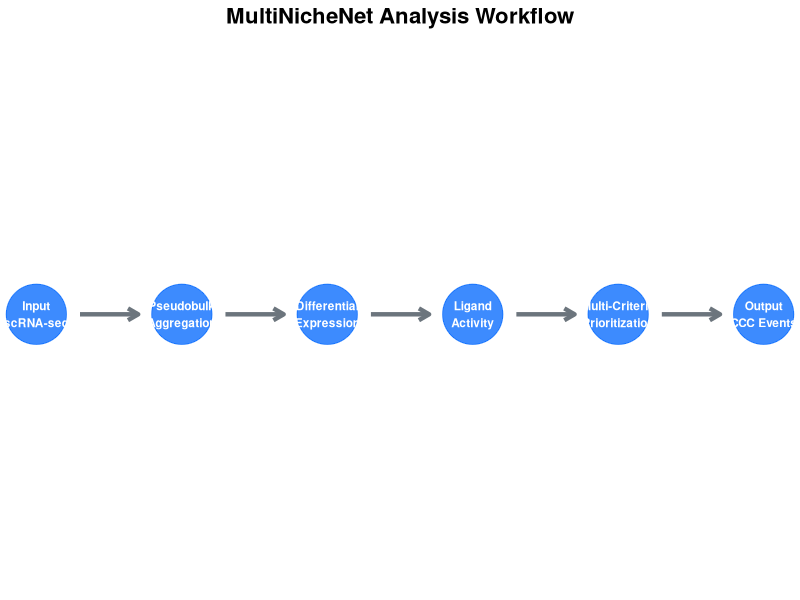
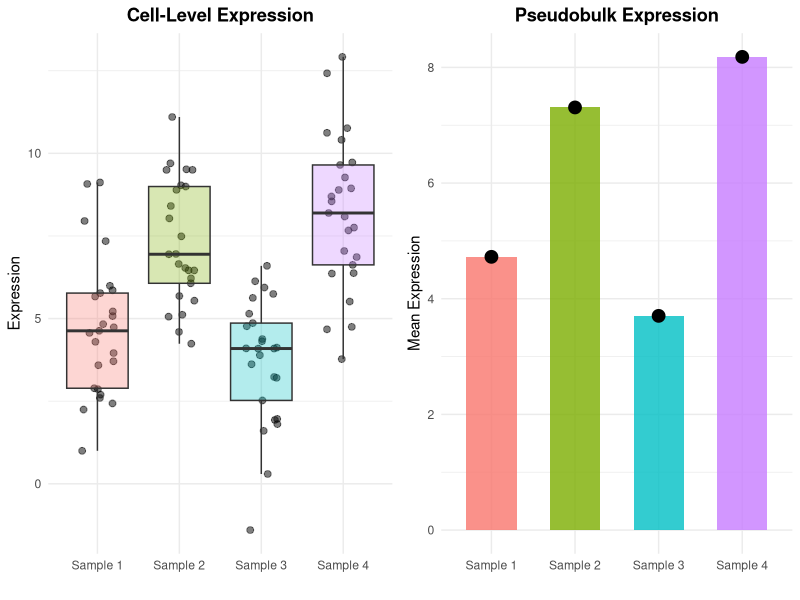
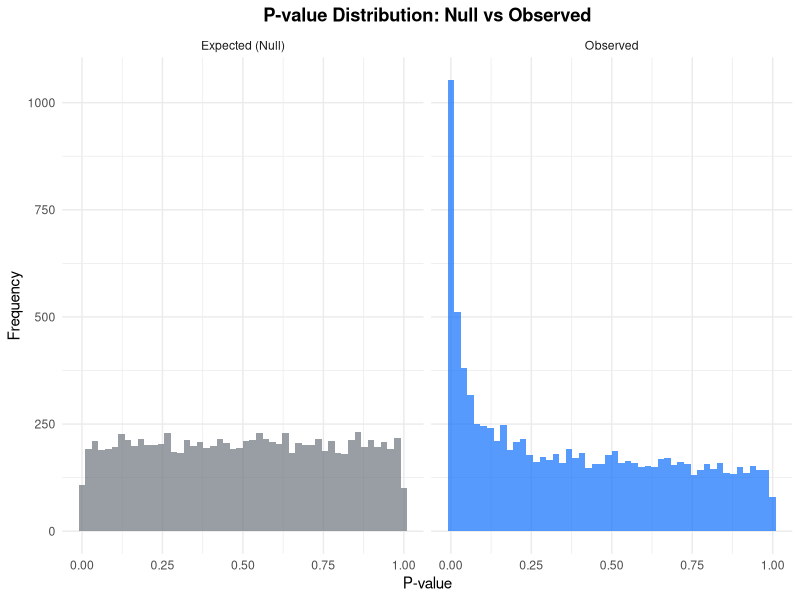
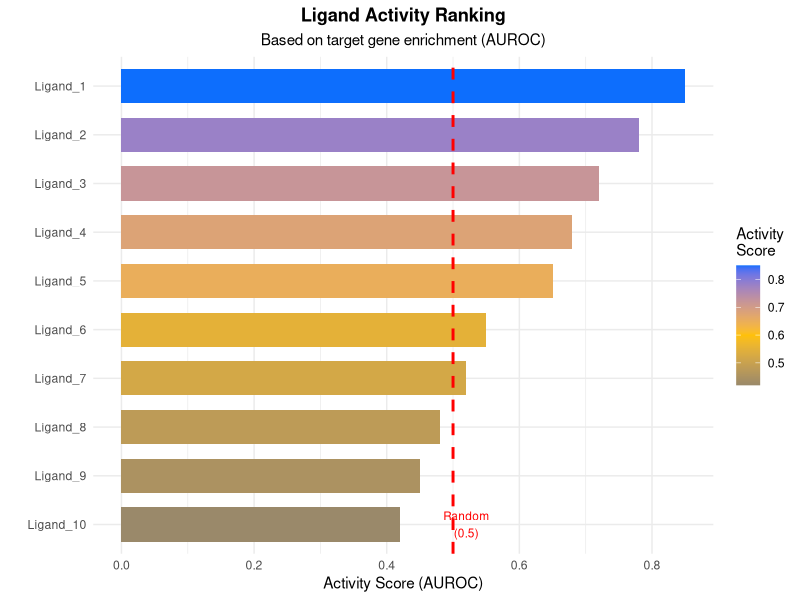
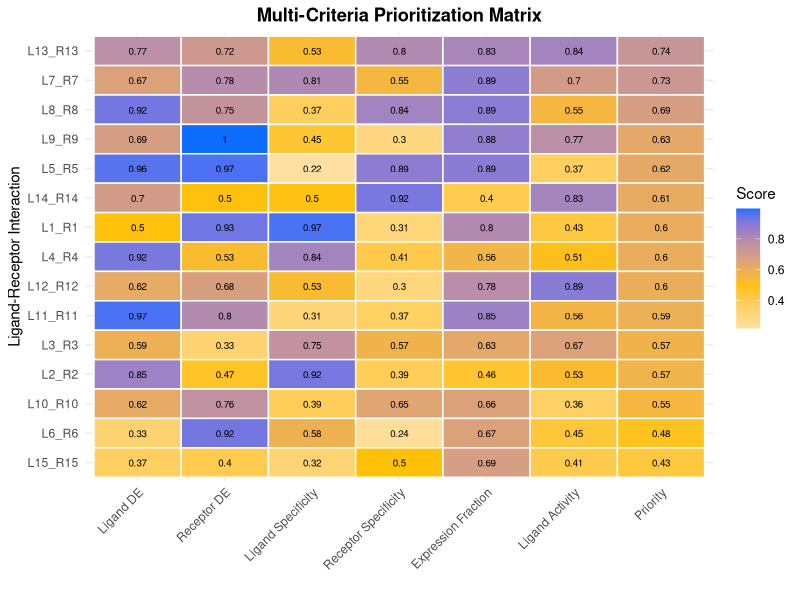
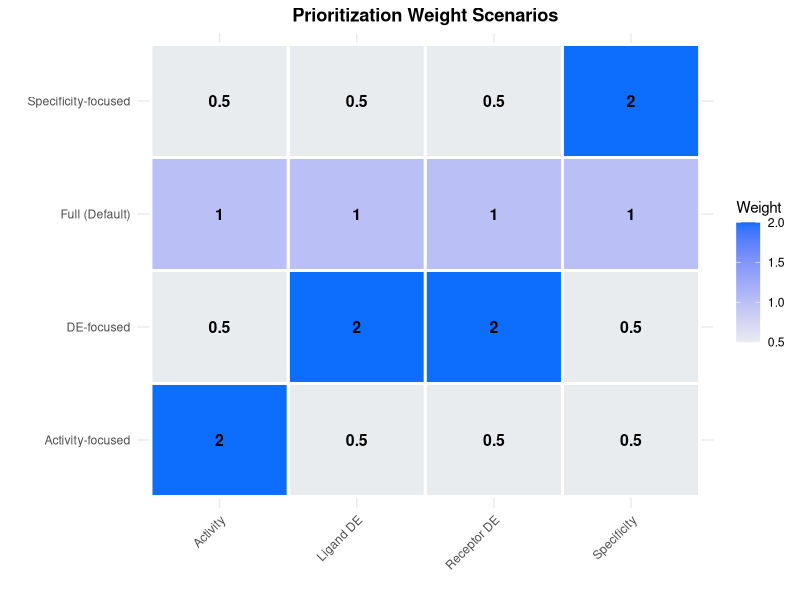
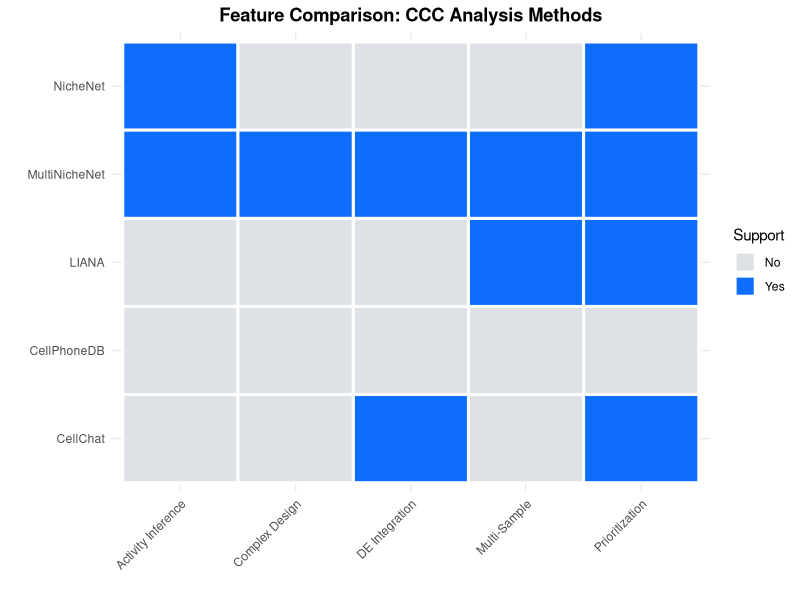

The R source for these figures, in order:
## ---- chunk 1
knitr::opts_chunk$set(
  collapse = TRUE,
  comment = "#>",
  fig.width = 10,
  fig.height = 8,
  warning = FALSE,
  message = FALSE,
  echo = FALSE
)
library(ggplot2)
library(dplyr)
## ---- chunk 2
# Create workflow diagram
library(ggplot2)

workflow_data <- data.frame(
  step = c("Input\nscRNA-seq", "Pseudobulk\nAggregation", "Differential\nExpression", 
           "Ligand\nActivity", "Multi-Criteria\nPrioritization", "Output\nCCC Events"),
  x = 1:6,
  y = rep(1, 6)
)

ggplot(workflow_data, aes(x = x, y = y)) +
  geom_point(size = 20, color = "#0d6efd", alpha = 0.8) +
  geom_text(aes(label = step), size = 3, fontface = "bold", color = "white") +
  geom_segment(aes(x = x + 0.3, xend = x + 0.7, y = y, yend = y),
               data = workflow_data[1:5,],
               arrow = arrow(length = unit(0.3, "cm")),
               color = "#6c757d", linewidth = 1.5) +
  theme_void() +
  labs(title = "MultiNicheNet Analysis Workflow") +
  theme(plot.title = element_text(hjust = 0.5, size = 16, face = "bold"))
## ---- chunk 3
comparison_df <- data.frame(
  Aspect = c("Statistical Unit", "Sample Variability", "False Positive Rate", 
             "Complex Designs", "Batch Effects"),
  `Cell-Level` = c("Individual cells", "Ignored", "Inflated", "Limited", "Problematic"),
  `Sample-Level (MultiNicheNet)` = c("Samples/patients", "Properly modeled", "Controlled", 
                                      "Fully supported", "Can be corrected"),
  check.names = FALSE
)

knitr::kable(comparison_df, caption = "Comparison of Cell-Level vs Sample-Level Analysis")
## ---- chunk 4
set.seed(42)

# Simulate cell-level data
n_cells <- 100
cell_data <- data.frame(
  x = rnorm(n_cells, 0, 1),
  y = rnorm(n_cells, 0, 1),
  sample = rep(c("Sample 1", "Sample 2", "Sample 3", "Sample 4"), each = 25),
  expression = c(rnorm(25, 5, 2), rnorm(25, 7, 2), rnorm(25, 4, 2), rnorm(25, 8, 2))
)

# Create pseudobulk
pb_data <- cell_data %>%
  group_by(sample) %>%
  summarize(mean_expr = mean(expression), .groups = "drop")

p1 <- ggplot(cell_data, aes(x = sample, y = expression, fill = sample)) +
  geom_jitter(width = 0.2, alpha = 0.5, size = 2) +
  geom_boxplot(alpha = 0.3, outlier.shape = NA) +
  theme_minimal() +
  labs(title = "Cell-Level Expression", y = "Expression", x = "") +
  theme(legend.position = "none",
        plot.title = element_text(hjust = 0.5, face = "bold"))

p2 <- ggplot(pb_data, aes(x = sample, y = mean_expr, fill = sample)) +
  geom_col(alpha = 0.8, width = 0.6) +
  geom_point(size = 4, color = "black") +
  theme_minimal() +
  labs(title = "Pseudobulk Expression", y = "Mean Expression", x = "") +
  theme(legend.position = "none",
        plot.title = element_text(hjust = 0.5, face = "bold"))

gridExtra::grid.arrange(p1, p2, ncol = 2)
## ---- chunk 5
set.seed(123)

# Simulate p-value distributions
null_dist <- rbeta(10000, 1, 1)  # Uniform under null
observed_dist <- c(rbeta(7000, 1, 1), rbeta(3000, 0.3, 2))  # Mix of null and signal

df_pvals <- data.frame(
  pvalue = c(null_dist, observed_dist),
  type = rep(c("Expected (Null)", "Observed"), each = 10000)
)

ggplot(df_pvals, aes(x = pvalue, fill = type)) +
  geom_histogram(bins = 50, alpha = 0.7, position = "identity") +
  facet_wrap(~type) +
  theme_minimal() +
  labs(title = "P-value Distribution: Null vs Observed",
       x = "P-value", y = "Frequency") +
  theme(legend.position = "none",
        plot.title = element_text(hjust = 0.5, face = "bold")) +
  scale_fill_manual(values = c("#6c757d", "#0d6efd"))
## ---- chunk 6
set.seed(42)

# Simulate ligand activity data
ligands <- paste0("Ligand_", 1:10)
activity_scores <- c(0.85, 0.78, 0.72, 0.68, 0.65, 0.55, 0.52, 0.48, 0.45, 0.42)
n_targets <- c(150, 120, 100, 90, 85, 60, 55, 50, 45, 40)

ligand_df <- data.frame(
  ligand = factor(ligands, levels = rev(ligands)),
  activity = activity_scores,
  targets = n_targets
)

ggplot(ligand_df, aes(x = activity, y = ligand, fill = activity)) +
  geom_col(width = 0.7) +
  geom_vline(xintercept = 0.5, linetype = "dashed", color = "red", linewidth = 1) +
  scale_fill_gradient2(low = "#6c757d", mid = "#ffc107", high = "#0d6efd", 
                       midpoint = 0.6, name = "Activity\nScore") +
  theme_minimal() +
  labs(title = "Ligand Activity Ranking",
       subtitle = "Based on target gene enrichment (AUROC)",
       x = "Activity Score (AUROC)", y = "") +
  theme(plot.title = element_text(hjust = 0.5, face = "bold"),
        plot.subtitle = element_text(hjust = 0.5)) +
  annotate("text", x = 0.52, y = 1, label = "Random\n(0.5)", color = "red", size = 3)
## ---- chunk 7
set.seed(123)

# Simulate prioritization scores
n_interactions <- 15
interactions <- paste0("L", 1:n_interactions, "_R", 1:n_interactions)

criteria_matrix <- data.frame(
  interaction = interactions,
  `Ligand DE` = runif(n_interactions, 0.3, 1),
  `Receptor DE` = runif(n_interactions, 0.3, 1),
  `Ligand Specificity` = runif(n_interactions, 0.2, 1),
  `Receptor Specificity` = runif(n_interactions, 0.2, 1),
  `Expression Fraction` = runif(n_interactions, 0.4, 1),
  `Ligand Activity` = runif(n_interactions, 0.3, 0.9),
  check.names = FALSE
)

# Calculate priority score
criteria_matrix$Priority <- apply(criteria_matrix[,-1], 1, function(x) prod(x^(1/6)))
criteria_matrix <- criteria_matrix %>% arrange(desc(Priority))
criteria_matrix$interaction <- factor(criteria_matrix$interaction, 
                                       levels = rev(criteria_matrix$interaction))

# Reshape for plotting
library(tidyr)
criteria_long <- criteria_matrix %>%
  pivot_longer(-interaction, names_to = "criterion", values_to = "score") %>%
  mutate(criterion = factor(criterion, levels = c("Ligand DE", "Receptor DE", 
                                                    "Ligand Specificity", "Receptor Specificity",
                                                    "Expression Fraction", "Ligand Activity", "Priority")))

ggplot(criteria_long, aes(x = criterion, y = interaction, fill = score)) +
  geom_tile(color = "white", linewidth = 0.5) +
  geom_text(aes(label = round(score, 2)), size = 2.5, color = "black") +
  scale_fill_gradient2(low = "#f8f9fa", mid = "#ffc107", high = "#0d6efd",
                       midpoint = 0.5, name = "Score") +
  theme_minimal() +
  labs(title = "Multi-Criteria Prioritization Matrix",
       x = "", y = "Ligand-Receptor Interaction") +
  theme(axis.text.x = element_text(angle = 45, hjust = 1),
        plot.title = element_text(hjust = 0.5, face = "bold"))
## ---- chunk 8
scenarios <- data.frame(
  Scenario = c("Full (Default)", "DE-focused", "Specificity-focused", "Activity-focused"),
  `Ligand DE` = c(1, 2, 0.5, 0.5),
  `Receptor DE` = c(1, 2, 0.5, 0.5),
  `Specificity` = c(1, 0.5, 2, 0.5),
  `Activity` = c(1, 0.5, 0.5, 2),
  check.names = FALSE
)

scenarios_long <- scenarios %>%
  pivot_longer(-Scenario, names_to = "criterion", values_to = "weight")

ggplot(scenarios_long, aes(x = criterion, y = Scenario, fill = weight)) +
  geom_tile(color = "white", linewidth = 1) +
  geom_text(aes(label = weight), size = 4, fontface = "bold") +
  scale_fill_gradient(low = "#e9ecef", high = "#0d6efd", name = "Weight") +
  theme_minimal() +
  labs(title = "Prioritization Weight Scenarios",
       x = "", y = "") +
  theme(axis.text.x = element_text(angle = 45, hjust = 1),
        plot.title = element_text(hjust = 0.5, face = "bold"))
## ---- chunk 9
methods <- data.frame(
  Method = c("CellPhoneDB", "CellChat", "NicheNet", "LIANA", "MultiNicheNet"),
  `Multi-Sample` = c(0, 0, 0, 1, 1),
  `DE Integration` = c(0, 1, 0, 0, 1),
  `Activity Inference` = c(0, 0, 1, 0, 1),
  `Complex Design` = c(0, 0, 0, 0, 1),
  `Prioritization` = c(0, 1, 1, 1, 1),
  check.names = FALSE
)

methods_long <- methods %>%
  pivot_longer(-Method, names_to = "Feature", values_to = "Support") %>%
  mutate(Support = factor(Support, levels = c(0, 1), labels = c("No", "Yes")))

ggplot(methods_long, aes(x = Feature, y = Method, fill = Support)) +
  geom_tile(color = "white", linewidth = 1) +
  scale_fill_manual(values = c("No" = "#dee2e6", "Yes" = "#0d6efd")) +
  theme_minimal() +
  labs(title = "Feature Comparison: CCC Analysis Methods",
       x = "", y = "") +
  theme(axis.text.x = element_text(angle = 45, hjust = 1),
        plot.title = element_text(hjust = 0.5, face = "bold"))
